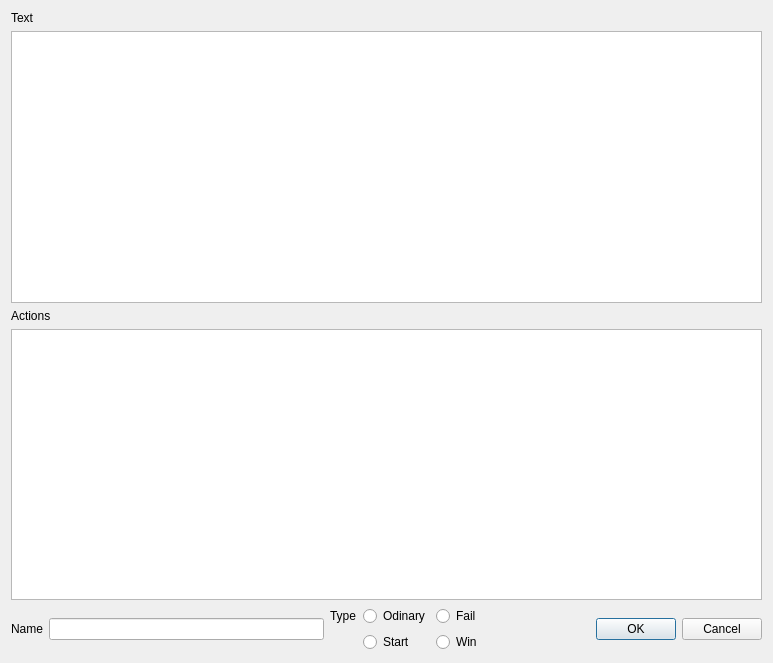
<?xml version="1.0" encoding="UTF-8"?>
<ui version="4.0">
 <class>VerDialog</class>
 <widget class="QDialog" name="VerDialog">
  <property name="geometry">
   <rect>
    <x>0</x>
    <y>0</y>
    <width>773</width>
    <height>663</height>
   </rect>
  </property>
  <property name="windowTitle">
   <string>Edit location</string>
  </property>
  <layout class="QVBoxLayout" name="verticalLayout_2">
   <item>
    <layout class="QVBoxLayout" name="verticalLayout">
     <item>
      <widget class="QLabel" name="label_3">
       <property name="text">
        <string>Text</string>
       </property>
      </widget>
     </item>
     <item>
      <widget class="QTextEdit" name="textEdit"/>
     </item>
     <item>
      <widget class="QLabel" name="label">
       <property name="text">
        <string>Actions</string>
       </property>
      </widget>
     </item>
     <item>
      <widget class="ScriptEdit" name="actionsEdit">
       <property name="font">
        <font>
         <family>Monospace</family>
         <pointsize>11</pointsize>
        </font>
       </property>
       <property name="tabStopWidth">
        <number>40</number>
       </property>
      </widget>
     </item>
     <item>
      <layout class="QHBoxLayout" name="horizontalLayout_2">
       <item>
        <widget class="QLabel" name="label_2">
         <property name="text">
          <string>Name</string>
         </property>
        </widget>
       </item>
       <item>
        <widget class="QLineEdit" name="verIdEdit"/>
       </item>
       <item>
        <layout class="QGridLayout" name="gridLayout">
         <item row="1" column="2">
          <widget class="QRadioButton" name="winRadio">
           <property name="text">
            <string>Win</string>
           </property>
          </widget>
         </item>
         <item row="0" column="0">
          <widget class="QLabel" name="label_6">
           <property name="text">
            <string>Type</string>
           </property>
          </widget>
         </item>
         <item row="0" column="1">
          <widget class="QRadioButton" name="odinaryRadio">
           <property name="text">
            <string>Odinary</string>
           </property>
          </widget>
         </item>
         <item row="1" column="1">
          <widget class="QRadioButton" name="startRadio">
           <property name="text">
            <string>Start</string>
           </property>
          </widget>
         </item>
         <item row="0" column="2">
          <widget class="QRadioButton" name="failRadio">
           <property name="text">
            <string>Fail</string>
           </property>
          </widget>
         </item>
        </layout>
       </item>
       <item>
        <widget class="QDialogButtonBox" name="buttonBox">
         <property name="standardButtons">
          <set>QDialogButtonBox::Cancel|QDialogButtonBox::Ok</set>
         </property>
        </widget>
       </item>
      </layout>
     </item>
    </layout>
   </item>
  </layout>
 </widget>
 <customwidgets>
  <customwidget>
   <class>ScriptEdit</class>
   <extends>QTextEdit</extends>
   <header>ScriptEdit.h</header>
  </customwidget>
 </customwidgets>
 <resources/>
 <connections>
  <connection>
   <sender>buttonBox</sender>
   <signal>rejected()</signal>
   <receiver>VerDialog</receiver>
   <slot>reject()</slot>
   <hints>
    <hint type="sourcelabel">
     <x>516</x>
     <y>425</y>
    </hint>
    <hint type="destinationlabel">
     <x>313</x>
     <y>375</y>
    </hint>
   </hints>
  </connection>
 </connections>
</ui>
